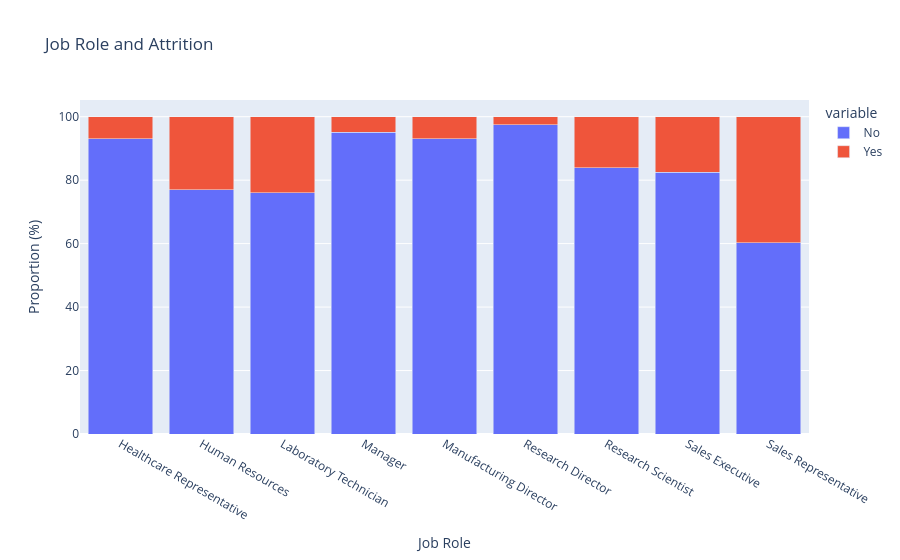

Notebook code for this chart:
### Code cell
# Create an interactive bar chart using Plotly

fig = px.bar(job_role_attrition,
            x='JobRole',
            y=['No','Yes'],
            barmode='stack',
            labels={'value':'Proportion(%)', 'JobRole': 'JobRole'},
            title="Job Role and Attrition",
            custom_data=['Department']
            )

# set the content of the tooltip
fig.update_traces(hovertemplate= 'Department: %{customdata[0]}<br>Job Role: %{x}<br>Proportion:%{y:.2f}%<extra></extra>')

# Customize the chart layout
fig.update_layout(xaxis_title='Job Role', yaxis_title='Proportion (%)')
fig.show()

### Figure 1 — Plotly figure (JSON) as saved in the notebook; plotly's stock layout.template omitted (floating-point values rounded to 4 significant figures)
{"data": [{"alignmentgroup": "True", "customdata": [["Sales"], ["Human Resources"], ["Research & Development"], ["Research & Development"], ["Research & Development"], ["Research & Development"], ["Research & Development"], ["Sales"], ["Sales"]], "hovertemplate": "Department: %{customdata[0]}<br>Job Role: %{x}<br>Proportion:%{y:.2f}%<extra></extra>", "legendgroup": "No", "marker": {"color": "#636efa", "pattern": {"shape": ""}}, "name": "No", "offsetgroup": "No", "orientation": "v", "showlegend": true, "textposition": "auto", "type": "bar", "x": ["Healthcare Representative", "Human Resources", "Laboratory Technician", "Manager", "Manufacturing Director", "Research Director", "Research Scientist", "Sales Executive", "Sales Representative"], "xaxis": "x", "y": [93.13, 76.92, 76.06, 95.1, 93.1, 97.5, 83.9, 82.52, 60.24], "yaxis": "y"}, {"alignmentgroup": "True", "customdata": [["Sales"], ["Human Resources"], ["Research & Development"], ["Research & Development"], ["Research & Development"], ["Research & Development"], ["Research & Development"], ["Sales"], ["Sales"]], "hovertemplate": "Department: %{customdata[0]}<br>Job Role: %{x}<br>Proportion:%{y:.2f}%<extra></extra>", "legendgroup": "Yes", "marker": {"color": "#EF553B", "pattern": {"shape": ""}}, "name": "Yes", "offsetgroup": "Yes", "orientation": "v", "showlegend": true, "textposition": "auto", "type": "bar", "x": ["Healthcare Representative", "Human Resources", "Laboratory Technician", "Manager", "Manufacturing Director", "Research Director", "Research Scientist", "Sales Executive", "Sales Representative"], "xaxis": "x", "y": [6.87, 23.08, 23.94, 4.902, 6.897, 2.5, 16.1, 17.48, 39.76], "yaxis": "y"}], "layout": {"barmode": "stack", "legend": {"title": {"text": "variable"}, "tracegroupgap": 0}, "title": {"text": "Job Role and Attrition"}, "xaxis": {"anchor": "y", "domain": [0, 1], "title": {"text": "Job Role"}}, "yaxis": {"anchor": "x", "domain": [0, 1], "title": {"text": "Proportion (%)"}}}}
